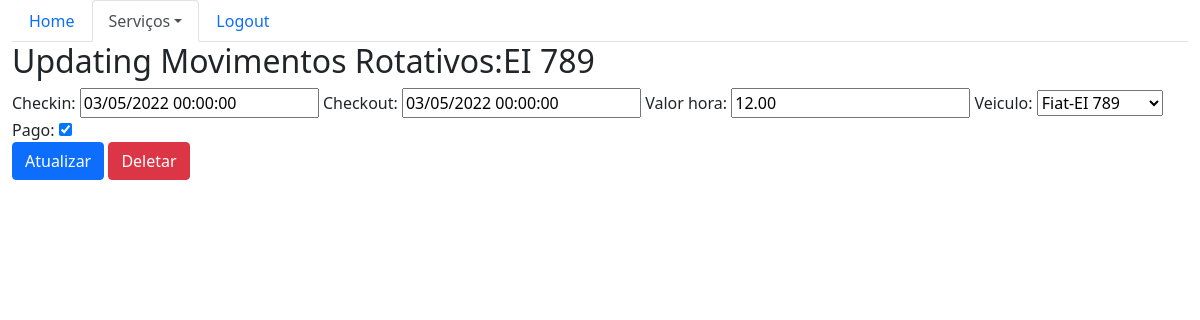
Page /sistema/mov-rot-update/14 (signed in) on the committed database.
### core/models.py (models this page shows, shortened)
class MovRotativo(models.Model):
    checkin = models.DateTimeField(auto_now=False)
    checkout = models.DateTimeField(auto_now=False, null=True, blank=True)
    valor_hora = models.DecimalField(max_digits=5, decimal_places=2)
    veiculo = models.ForeignKey(Veiculo, on_delete=models.CASCADE)
    pago = models.BooleanField(default=False)
    def __str__(self):
        return self.veiculo.placa

class Veiculo(models.Model):
    marca = models.ForeignKey(Marca, on_delete=models.CASCADE)
    proprietario = models.ForeignKey(Pessoa, on_delete=models.CASCADE)
    placa = models.CharField(max_length=20)
    cor = models.CharField(max_length=15)
    observacoes = models.TextField(max_length=200)
    def __str__(self):
        return self.marca.nome + '-' + self.placa

### core/views.py (the view)
# urls.py: path("mov-rot-update/<id>", movrotativo_update, name= 'core_movrotativo_update'),
@login_required
def movrotativo_update(request, id):
    data = {}
    mov_rot = MovRotativo.objects.get(id=id)
    form = MovrotativoForm(request.POST or None, instance=mov_rot)
    data['mov_rot'] = mov_rot
    data['form'] = form
    if request.method == 'POST':
        if form.is_valid:
            form.save()
            return redirect('core_lista_movrotativos')
    else:
        return render(request, 'core/update_movrotativo.html', data)

### core/forms.py
class MovrotativoForm(ModelForm):
    class Meta:
        model = MovRotativo
        fields= ['checkin','checkout','valor_hora','veiculo','pago']

### core/templates/core/update_movrotativo.html (shortened to what this page needs)
{% extends 'base.html' %}
{% load bootstrap %}
{%block menu%}
    <ul class="nav nav-tabs">
        <li class="nav-item">
          <a class="nav-link " href="{% url 'core_home' %}">Home</a>
        </li>
        <li class="nav-item dropdown">
          <a class="nav-link dropdown-toggle active" data-toggle="dropdown" href="#" role="button" aria-haspopup="true" aria-expanded="false">Serviços</a>
        </li>
        <li class="nav-item">
          <a class="nav-link" href="#">Logout</a>
        </li>
    </ul>
{%endblock%}
{%block main%}
<div class="row">
    <div class="col-sm-12">
        <h2>Updating Movimentos Rotativos:{{ mov_rot }}</h2>
        <form action="{% url 'core_movrotativo_update' mov_rot.id %}" method="POST">
            {{form|bootstrap}}
        <br>
            <button type="submit" class="btn btn-primary"> Atualizar</button>
            <a href="{% url 'core_movrotativo_delete' mov_rot.id %}" class="btn btn-danger">Deletar</a>
        </form>
    </div>
</div>
{%endblock%}

### rows in the picture
MovRotativo: veiculo.placa "EI 789", checkin "03/05/2022 00:00:00", checkout "03/05/2022 00:00:00", valor_hora "12.00", veiculo "Fiat-EI 789", pago "☑"
